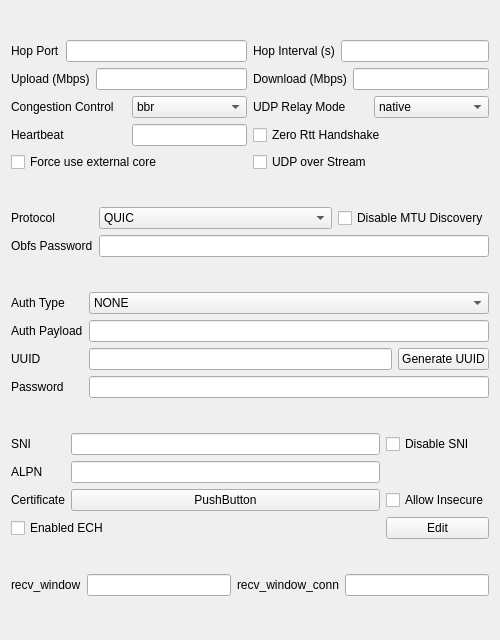
<?xml version="1.0" encoding="UTF-8"?>
<ui version="4.0">
 <class>EditQUIC</class>
 <widget class="QWidget" name="EditQUIC">
  <property name="geometry">
   <rect>
    <x>0</x>
    <y>0</y>
    <width>500</width>
    <height>640</height>
   </rect>
  </property>
  <property name="windowTitle">
   <string notr="true">EditHysteria</string>
  </property>
  <layout class="QVBoxLayout" name="verticalLayout">
   <item>
    <layout class="QGridLayout" name="upBox">
     <item row="3" column="0">
      <layout class="QHBoxLayout" name="heartbeatLay">
       <item>
        <widget class="QLabel" name="heartbeat_l">
         <property name="text">
          <string>Heartbeat</string>
         </property>
        </widget>
       </item>
       <item>
        <widget class="MyLineEdit" name="heartbeat">
         <property name="sizePolicy">
          <sizepolicy hsizetype="Preferred" vsizetype="Fixed">
           <horstretch>0</horstretch>
           <verstretch>0</verstretch>
          </sizepolicy>
         </property>
        </widget>
       </item>
      </layout>
     </item>
     <item row="0" column="0">
      <layout class="QHBoxLayout" name="hopPortLay">
       <item>
        <widget class="QLabel" name="hopPort_l">
         <property name="text">
          <string>Hop Port</string>
         </property>
        </widget>
       </item>
       <item>
        <widget class="MyLineEdit" name="hopPort"/>
       </item>
      </layout>
     </item>
     <item row="2" column="0">
      <layout class="QHBoxLayout" name="congestionControlLay">
       <item>
        <widget class="QLabel" name="congestionControl_l">
         <property name="text">
          <string>Congestion Control</string>
         </property>
        </widget>
       </item>
       <item>
        <widget class="QComboBox" name="congestionControl">
         <item>
          <property name="text">
           <string notr="true">bbr</string>
          </property>
         </item>
         <item>
          <property name="text">
           <string notr="true">cubic</string>
          </property>
         </item>
         <item>
          <property name="text">
           <string notr="true">new_reno</string>
          </property>
         </item>
        </widget>
       </item>
      </layout>
     </item>
     <item row="1" column="1">
      <layout class="QHBoxLayout" name="downloadMbpsLay">
       <item>
        <widget class="QLabel" name="downloadMbps_l">
         <property name="text">
          <string>Download (Mbps)</string>
         </property>
        </widget>
       </item>
       <item>
        <widget class="MyLineEdit" name="downloadMbps"/>
       </item>
      </layout>
     </item>
     <item row="0" column="1">
      <layout class="QHBoxLayout" name="hopIntervalLay">
       <item>
        <widget class="QLabel" name="hopInterval_l">
         <property name="text">
          <string>Hop Interval (s)</string>
         </property>
        </widget>
       </item>
       <item>
        <widget class="MyLineEdit" name="hopInterval"/>
       </item>
      </layout>
     </item>
     <item row="1" column="0">
      <layout class="QHBoxLayout" name="uploadMbpsLay">
       <item>
        <widget class="QLabel" name="uploadMbps_l">
         <property name="text">
          <string>Upload (Mbps)</string>
         </property>
        </widget>
       </item>
       <item>
        <widget class="MyLineEdit" name="uploadMbps"/>
       </item>
      </layout>
     </item>
     <item row="2" column="1">
      <layout class="QHBoxLayout" name="udpRelayModeLay">
       <item>
        <widget class="QLabel" name="udpRelayMode_l">
         <property name="text">
          <string>UDP Relay Mode</string>
         </property>
        </widget>
       </item>
       <item>
        <widget class="QComboBox" name="udpRelayMode">
         <item>
          <property name="text">
           <string notr="true">native</string>
          </property>
         </item>
         <item>
          <property name="text">
           <string notr="true">quic</string>
          </property>
         </item>
        </widget>
       </item>
      </layout>
     </item>
     <item row="3" column="1">
      <widget class="QCheckBox" name="zeroRttHandshake">
       <property name="text">
        <string>Zero Rtt Handshake</string>
       </property>
      </widget>
     </item>
     <item row="4" column="1">
      <widget class="QCheckBox" name="uos">
       <property name="toolTip">
        <string notr="true">Requires sing-box server</string>
       </property>
       <property name="text">
        <string notr="true">UDP over Stream</string>
       </property>
      </widget>
     </item>
     <item row="4" column="0">
      <widget class="QCheckBox" name="forceExternal">
       <property name="text">
        <string>Force use external core</string>
       </property>
      </widget>
     </item>
    </layout>
   </item>
   <item>
    <layout class="QGridLayout" name="obfuscation">
     <item row="1" column="0">
      <widget class="QLabel" name="obfsPassword_l">
       <property name="text">
        <string>Obfs Password</string>
       </property>
      </widget>
     </item>
     <item row="0" column="0">
      <widget class="QLabel" name="hyProtocol_l">
       <property name="text">
        <string>Protocol</string>
       </property>
      </widget>
     </item>
     <item row="0" column="1">
      <layout class="QHBoxLayout" name="horizontalLayout_2">
       <item>
        <widget class="QComboBox" name="hyProtocol">
         <item>
          <property name="text">
           <string notr="true">QUIC</string>
          </property>
         </item>
         <item>
          <property name="text">
           <string notr="true">FakeTCP</string>
          </property>
         </item>
         <item>
          <property name="text">
           <string notr="true">wechat-video</string>
          </property>
         </item>
        </widget>
       </item>
       <item>
        <widget class="QCheckBox" name="disableMtuDiscovery">
         <property name="sizePolicy">
          <sizepolicy hsizetype="Maximum" vsizetype="Fixed">
           <horstretch>0</horstretch>
           <verstretch>0</verstretch>
          </sizepolicy>
         </property>
         <property name="text">
          <string>Disable MTU Discovery</string>
         </property>
        </widget>
       </item>
      </layout>
     </item>
     <item row="1" column="1">
      <widget class="MyLineEdit" name="obfsPassword"/>
     </item>
    </layout>
   </item>
   <item>
    <layout class="QGridLayout" name="authentication">
     <item row="2" column="1">
      <widget class="MyLineEdit" name="uuid"/>
     </item>
     <item row="0" column="0">
      <widget class="QLabel" name="authPayloadType_l">
       <property name="sizePolicy">
        <sizepolicy hsizetype="Maximum" vsizetype="Preferred">
         <horstretch>0</horstretch>
         <verstretch>0</verstretch>
        </sizepolicy>
       </property>
       <property name="text">
        <string>Auth Type</string>
       </property>
      </widget>
     </item>
     <item row="1" column="0">
      <widget class="QLabel" name="authPayload_l">
       <property name="sizePolicy">
        <sizepolicy hsizetype="Maximum" vsizetype="Preferred">
         <horstretch>0</horstretch>
         <verstretch>0</verstretch>
        </sizepolicy>
       </property>
       <property name="text">
        <string>Auth Payload</string>
       </property>
      </widget>
     </item>
     <item row="3" column="0">
      <widget class="QLabel" name="password_l">
       <property name="sizePolicy">
        <sizepolicy hsizetype="Maximum" vsizetype="Preferred">
         <horstretch>0</horstretch>
         <verstretch>0</verstretch>
        </sizepolicy>
       </property>
       <property name="text">
        <string>Password</string>
       </property>
      </widget>
     </item>
     <item row="2" column="0">
      <widget class="QLabel" name="uuid_l">
       <property name="text">
        <string notr="true">UUID</string>
       </property>
      </widget>
     </item>
     <item row="2" column="2">
      <widget class="QPushButton" name="uuidgen">
       <property name="text">
        <string>Generate UUID</string>
       </property>
      </widget>
     </item>
     <item row="3" column="1" colspan="2">
      <widget class="MyLineEdit" name="password"/>
     </item>
     <item row="1" column="1" colspan="2">
      <widget class="MyLineEdit" name="authPayload"/>
     </item>
     <item row="0" column="1" colspan="2">
      <widget class="QComboBox" name="authPayloadType">
       <item>
        <property name="text">
         <string notr="true">NONE</string>
        </property>
       </item>
       <item>
        <property name="text">
         <string notr="true">STRING</string>
        </property>
       </item>
       <item>
        <property name="text">
         <string notr="true">BASE64</string>
        </property>
       </item>
      </widget>
     </item>
    </layout>
   </item>
   <item>
    <layout class="QGridLayout" name="TLS" rowstretch="0,0,0,0">
     <item row="0" column="2">
      <widget class="QCheckBox" name="disableSni">
       <property name="text">
        <string>Disable SNI</string>
       </property>
      </widget>
     </item>
     <item row="2" column="1">
      <widget class="QPushButton" name="certificate">
       <property name="text">
        <string notr="true">PushButton</string>
       </property>
      </widget>
     </item>
     <item row="1" column="2">
      <spacer name="alpn_sp">
       <property name="orientation">
        <enum>Qt::Horizontal</enum>
       </property>
       <property name="sizeType">
        <enum>QSizePolicy::Maximum</enum>
       </property>
       <property name="sizeHint" stdset="0">
        <size>
         <width>40</width>
         <height>20</height>
        </size>
       </property>
      </spacer>
     </item>
     <item row="0" column="0">
      <widget class="QLabel" name="sni_l">
       <property name="text">
        <string>SNI</string>
       </property>
      </widget>
     </item>
     <item row="0" column="1">
      <widget class="MyLineEdit" name="sni"/>
     </item>
     <item row="1" column="0">
      <widget class="QLabel" name="alpn_l">
       <property name="text">
        <string notr="true">ALPN</string>
       </property>
      </widget>
     </item>
     <item row="2" column="0">
      <widget class="QLabel" name="certificate_l">
       <property name="text">
        <string>Certificate</string>
       </property>
      </widget>
     </item>
     <item row="2" column="2">
      <widget class="QCheckBox" name="allowInsecure">
       <property name="text">
        <string>Allow Insecure</string>
       </property>
      </widget>
     </item>
     <item row="1" column="1">
      <widget class="MyLineEdit" name="alpn"/>
     </item>
     <item row="3" column="2">
      <widget class="QPushButton" name="ech_config">
       <property name="text">
        <string>Edit</string>
       </property>
      </widget>
     </item>
     <item row="3" column="0" colspan="2">
      <widget class="QCheckBox" name="enabled_ech">
       <property name="text">
        <string>Enabled ECH</string>
       </property>
      </widget>
     </item>
    </layout>
   </item>
   <item>
    <layout class="QHBoxLayout" name="flowControlWindow">
     <item>
      <widget class="QLabel" name="streamReceiveWindow_l">
       <property name="text">
        <string notr="true">recv_window</string>
       </property>
      </widget>
     </item>
     <item>
      <widget class="MyLineEdit" name="streamReceiveWindow"/>
     </item>
     <item>
      <widget class="QLabel" name="connectionReceiveWindow_l">
       <property name="text">
        <string notr="true">recv_window_conn</string>
       </property>
      </widget>
     </item>
     <item>
      <widget class="MyLineEdit" name="connectionReceiveWindow"/>
     </item>
    </layout>
   </item>
  </layout>
 </widget>
 <customwidgets>
  <customwidget>
   <class>MyLineEdit</class>
   <extends>QLineEdit</extends>
   <header>ui/widget/MyLineEdit.h</header>
  </customwidget>
 </customwidgets>
 <tabstops>
  <tabstop>hopPort</tabstop>
  <tabstop>hopInterval</tabstop>
  <tabstop>uploadMbps</tabstop>
  <tabstop>downloadMbps</tabstop>
  <tabstop>congestionControl</tabstop>
  <tabstop>udpRelayMode</tabstop>
  <tabstop>heartbeat</tabstop>
  <tabstop>zeroRttHandshake</tabstop>
  <tabstop>forceExternal</tabstop>
  <tabstop>uos</tabstop>
  <tabstop>hyProtocol</tabstop>
  <tabstop>disableMtuDiscovery</tabstop>
  <tabstop>obfsPassword</tabstop>
  <tabstop>authPayloadType</tabstop>
  <tabstop>authPayload</tabstop>
  <tabstop>uuid</tabstop>
  <tabstop>uuidgen</tabstop>
  <tabstop>password</tabstop>
  <tabstop>sni</tabstop>
  <tabstop>disableSni</tabstop>
  <tabstop>alpn</tabstop>
  <tabstop>certificate</tabstop>
  <tabstop>allowInsecure</tabstop>
  <tabstop>streamReceiveWindow</tabstop>
  <tabstop>connectionReceiveWindow</tabstop>
 </tabstops>
 <resources/>
 <connections/>
</ui>
